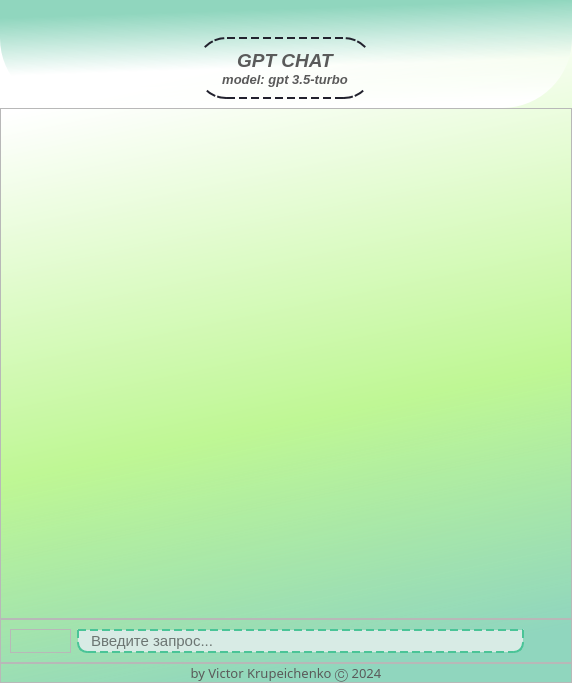
<?xml version="1.0" encoding="UTF-8"?>
<ui version="4.0">
 <class>MainWindow</class>
 <widget class="QMainWindow" name="MainWindow">
  <property name="geometry">
   <rect>
    <x>0</x>
    <y>0</y>
    <width>572</width>
    <height>683</height>
   </rect>
  </property>
  <property name="windowTitle">
   <string>GPT CHAT</string>
  </property>
  <property name="windowIcon">
   <iconset resource="gpt_qrc.qrc">
    <normaloff>:/icons/icons/my_ico.ico</normaloff>:/icons/icons/my_ico.ico</iconset>
  </property>
  <property name="styleSheet">
   <string notr="true">background: #aff57a;
background: linear-gradient(0deg,#aff57a 4%, #54d169 80%);
background: -webkit-linear-gradient(0deg,#aff57a 4%, #54d169 80%);
background: -moz-linear-gradient(0deg,#aff57a 4%, #54d169 80%);</string>
  </property>
  <widget class="QWidget" name="centralwidget">
   <property name="styleSheet">
    <string notr="true">color: #000</string>
   </property>
   <layout class="QVBoxLayout" name="verticalLayout">
    <property name="spacing">
     <number>0</number>
    </property>
    <property name="leftMargin">
     <number>0</number>
    </property>
    <property name="topMargin">
     <number>0</number>
    </property>
    <property name="rightMargin">
     <number>0</number>
    </property>
    <property name="bottomMargin">
     <number>0</number>
    </property>
    <item>
     <widget class="QWidget" name="widget" native="true">
      <property name="styleSheet">
       <string notr="true">background-color:qlineargradient(spread:pad, x1:0.506, y1:1, x2:0.352, y2:0.108, stop:0 rgba(144, 214, 190, 255), stop:0.414773 rgba(255, 255, 255, 50), stop:1 rgba(255, 255, 255, 255))</string>
      </property>
      <layout class="QVBoxLayout" name="verticalLayout_2">
       <property name="spacing">
        <number>0</number>
       </property>
       <property name="leftMargin">
        <number>0</number>
       </property>
       <property name="topMargin">
        <number>0</number>
       </property>
       <property name="rightMargin">
        <number>0</number>
       </property>
       <property name="bottomMargin">
        <number>0</number>
       </property>
       <item>
        <widget class="QFrame" name="header_frame">
         <property name="maximumSize">
          <size>
           <width>16777215</width>
           <height>112</height>
          </size>
         </property>
         <property name="styleSheet">
          <string notr="true">border-bottom-right-radius: 70px;
border-bottom-left-radius: 70px;
background-color: qlineargradient(spread:pad, x1:0.506, y1:1, x2:0.352, y2:0.108, stop:0 rgba(255, 255, 255, 255), stop:0.414773 rgba(255, 255, 255, 50), stop:1 rgba(144, 214, 190, 255));

</string>
         </property>
         <property name="frameShape">
          <enum>QFrame::StyledPanel</enum>
         </property>
         <property name="frameShadow">
          <enum>QFrame::Raised</enum>
         </property>
         <layout class="QVBoxLayout" name="verticalLayout_3">
          <property name="spacing">
           <number>0</number>
          </property>
          <property name="leftMargin">
           <number>0</number>
          </property>
          <property name="topMargin">
           <number>3</number>
          </property>
          <property name="rightMargin">
           <number>0</number>
          </property>
          <property name="bottomMargin">
           <number>0</number>
          </property>
          <item>
           <widget class="QFrame" name="frame_5">
            <property name="maximumSize">
             <size>
              <width>80</width>
              <height>26</height>
             </size>
            </property>
            <property name="layoutDirection">
             <enum>Qt::RightToLeft</enum>
            </property>
            <property name="styleSheet">
             <string notr="true">QFrame{background: none;}
QPushButton{
border-radius: 5px;
background-color: rgb(255, 255, 255);
padding: 5px;
}</string>
            </property>
            <property name="frameShape">
             <enum>QFrame::StyledPanel</enum>
            </property>
            <property name="frameShadow">
             <enum>QFrame::Raised</enum>
            </property>
            <layout class="QHBoxLayout" name="horizontalLayout">
             <property name="spacing">
              <number>15</number>
             </property>
             <property name="leftMargin">
              <number>0</number>
             </property>
             <property name="topMargin">
              <number>0</number>
             </property>
             <property name="rightMargin">
              <number>7</number>
             </property>
             <property name="bottomMargin">
              <number>0</number>
             </property>
             <item>
              <widget class="QPushButton" name="close_window_button">
               <property name="minimumSize">
                <size>
                 <width>25</width>
                 <height>25</height>
                </size>
               </property>
               <property name="maximumSize">
                <size>
                 <width>25</width>
                 <height>25</height>
                </size>
               </property>
               <property name="styleSheet">
                <string notr="true">background: none;
border-image: url(:/icons/icons/close.ico);</string>
               </property>
               <property name="text">
                <string/>
               </property>
               <property name="icon">
                <iconset resource="gpt_qrc.qrc">
                 <normaloff>:/icons/icons/close.ico</normaloff>:/icons/icons/close.ico</iconset>
               </property>
               <property name="iconSize">
                <size>
                 <width>25</width>
                 <height>25</height>
                </size>
               </property>
              </widget>
             </item>
             <item>
              <widget class="QPushButton" name="minimize_window_button">
               <property name="minimumSize">
                <size>
                 <width>25</width>
                 <height>25</height>
                </size>
               </property>
               <property name="maximumSize">
                <size>
                 <width>25</width>
                 <height>25</height>
                </size>
               </property>
               <property name="styleSheet">
                <string notr="true">background: none;
border-image: url(:/icons/icons/collapse.ico);</string>
               </property>
               <property name="text">
                <string/>
               </property>
               <property name="icon">
                <iconset resource="gpt_qrc.qrc">
                 <normaloff>:/icons/icons/collapse.ico</normaloff>:/icons/icons/collapse.ico</iconset>
               </property>
               <property name="iconSize">
                <size>
                 <width>25</width>
                 <height>25</height>
                </size>
               </property>
              </widget>
             </item>
            </layout>
           </widget>
          </item>
          <item>
           <widget class="QFrame" name="frame">
            <property name="minimumSize">
             <size>
              <width>0</width>
              <height>36</height>
             </size>
            </property>
            <property name="maximumSize">
             <size>
              <width>16777215</width>
              <height>87</height>
             </size>
            </property>
            <property name="styleSheet">
             <string notr="true">background: none;</string>
            </property>
            <property name="frameShape">
             <enum>QFrame::StyledPanel</enum>
            </property>
            <property name="frameShadow">
             <enum>QFrame::Raised</enum>
            </property>
            <layout class="QHBoxLayout" name="horizontalLayout_3">
             <item>
              <spacer name="horizontalSpacer">
               <property name="orientation">
                <enum>Qt::Horizontal</enum>
               </property>
               <property name="sizeHint" stdset="0">
                <size>
                 <width>358</width>
                 <height>20</height>
                </size>
               </property>
              </spacer>
             </item>
             <item>
              <widget class="QFrame" name="frame_6">
               <property name="minimumSize">
                <size>
                 <width>178</width>
                 <height>0</height>
                </size>
               </property>
               <property name="maximumSize">
                <size>
                 <width>52</width>
                 <height>16777215</height>
                </size>
               </property>
               <property name="styleSheet">
                <string notr="true">QFrame{
border-bottom-right-radius: 30px;
border-bottom-left-radius: 30px;
border-top-right-radius: 30px;
border-top-left-radius: 30px;
border-bottom: 2px  dashed #22222e;
border-top: 2px  dashed #22222e;
}</string>
               </property>
               <property name="frameShape">
                <enum>QFrame::StyledPanel</enum>
               </property>
               <property name="frameShadow">
                <enum>QFrame::Raised</enum>
               </property>
               <layout class="QVBoxLayout" name="verticalLayout_4">
                <property name="spacing">
                 <number>0</number>
                </property>
                <property name="leftMargin">
                 <number>0</number>
                </property>
                <property name="topMargin">
                 <number>10</number>
                </property>
                <property name="rightMargin">
                 <number>0</number>
                </property>
                <property name="bottomMargin">
                 <number>10</number>
                </property>
                <item alignment="Qt::AlignTop">
                 <widget class="QLabel" name="label_chat">
                  <property name="font">
                   <font>
                    <family>Arial</family>
                    <pointsize>14</pointsize>
                    <weight>75</weight>
                    <italic>true</italic>
                    <bold>true</bold>
                   </font>
                  </property>
                  <property name="styleSheet">
                   <string notr="true">color: #5a5a5a;
border: none;</string>
                  </property>
                  <property name="text">
                   <string>GPT CHAT</string>
                  </property>
                  <property name="alignment">
                   <set>Qt::AlignCenter</set>
                  </property>
                 </widget>
                </item>
                <item>
                 <widget class="QLabel" name="label_model">
                  <property name="font">
                   <font>
                    <family>Arial</family>
                    <pointsize>10</pointsize>
                    <weight>75</weight>
                    <italic>true</italic>
                    <bold>true</bold>
                   </font>
                  </property>
                  <property name="styleSheet">
                   <string notr="true">color: #5a5a5a;
border: none;</string>
                  </property>
                  <property name="text">
                   <string>model: gpt 3.5-turbo</string>
                  </property>
                  <property name="alignment">
                   <set>Qt::AlignCenter</set>
                  </property>
                 </widget>
                </item>
               </layout>
              </widget>
             </item>
             <item>
              <spacer name="horizontalSpacer_2">
               <property name="orientation">
                <enum>Qt::Horizontal</enum>
               </property>
               <property name="sizeHint" stdset="0">
                <size>
                 <width>359</width>
                 <height>20</height>
                </size>
               </property>
              </spacer>
             </item>
            </layout>
           </widget>
          </item>
         </layout>
        </widget>
       </item>
       <item>
        <widget class="QFrame" name="frame_2">
         <property name="styleSheet">
          <string notr="true">background:none;</string>
         </property>
         <property name="frameShape">
          <enum>QFrame::StyledPanel</enum>
         </property>
         <property name="frameShadow">
          <enum>QFrame::Raised</enum>
         </property>
         <layout class="QVBoxLayout" name="verticalLayout_5">
          <property name="spacing">
           <number>0</number>
          </property>
          <property name="leftMargin">
           <number>0</number>
          </property>
          <property name="topMargin">
           <number>0</number>
          </property>
          <property name="rightMargin">
           <number>0</number>
          </property>
          <property name="bottomMargin">
           <number>0</number>
          </property>
          <item>
           <widget class="QTextBrowser" name="label_2_output_text">
            <property name="font">
             <font>
              <family>Arial</family>
              <pointsize>10</pointsize>
             </font>
            </property>
            <property name="styleSheet">
             <string notr="true">QTextBrowser {
	border:none;
	color: #22222e;
	padding: 7px;
	background-color: rgba(255, 255, 255, 0);	
	
}</string>
            </property>
           </widget>
          </item>
         </layout>
        </widget>
       </item>
       <item>
        <widget class="QFrame" name="frame_3">
         <property name="maximumSize">
          <size>
           <width>16777215</width>
           <height>74</height>
          </size>
         </property>
         <property name="styleSheet">
          <string notr="true">background: none;
</string>
         </property>
         <property name="frameShape">
          <enum>QFrame::StyledPanel</enum>
         </property>
         <property name="frameShadow">
          <enum>QFrame::Raised</enum>
         </property>
         <layout class="QHBoxLayout" name="horizontalLayout_5">
          <item>
           <widget class="QFrame" name="frame_7">
            <property name="maximumSize">
             <size>
              <width>72</width>
              <height>45</height>
             </size>
            </property>
            <property name="styleSheet">
             <string notr="true"/>
            </property>
            <property name="frameShape">
             <enum>QFrame::StyledPanel</enum>
            </property>
            <property name="frameShadow">
             <enum>QFrame::Raised</enum>
            </property>
            <layout class="QHBoxLayout" name="horizontalLayout_4">
             <property name="spacing">
              <number>9</number>
             </property>
             <property name="leftMargin">
              <number>0</number>
             </property>
             <property name="topMargin">
              <number>0</number>
             </property>
             <property name="rightMargin">
              <number>0</number>
             </property>
             <property name="bottomMargin">
              <number>0</number>
             </property>
             <item>
              <widget class="QPushButton" name="speaker_button">
               <property name="maximumSize">
                <size>
                 <width>25</width>
                 <height>25</height>
                </size>
               </property>
               <property name="styleSheet">
                <string notr="true">border: none;
border-image: url(:/icons/icons/speaker.ico);</string>
               </property>
               <property name="text">
                <string/>
               </property>
               <property name="icon">
                <iconset resource="gpt_qrc.qrc">
                 <normaloff>:/icons/icons/speaker.ico</normaloff>:/icons/icons/speaker.ico</iconset>
               </property>
               <property name="iconSize">
                <size>
                 <width>25</width>
                 <height>25</height>
                </size>
               </property>
              </widget>
             </item>
             <item>
              <widget class="QPushButton" name="keyboard_button">
               <property name="maximumSize">
                <size>
                 <width>25</width>
                 <height>25</height>
                </size>
               </property>
               <property name="styleSheet">
                <string notr="true">border: none;
border-image: url(:/icons/icons/keyboard.ico);</string>
               </property>
               <property name="text">
                <string/>
               </property>
               <property name="icon">
                <iconset resource="gpt_qrc.qrc">
                 <normaloff>:/icons/icons/keyboard.ico</normaloff>:/icons/icons/keyboard.ico</iconset>
               </property>
               <property name="iconSize">
                <size>
                 <width>25</width>
                 <height>25</height>
                </size>
               </property>
              </widget>
             </item>
            </layout>
           </widget>
          </item>
          <item>
           <widget class="QLineEdit" name="lineEdit_question">
            <property name="maximumSize">
             <size>
              <width>16777215</width>
              <height>57</height>
             </size>
            </property>
            <property name="font">
             <font>
              <pointsize>11</pointsize>
             </font>
            </property>
            <property name="styleSheet">
             <string notr="true">QLineEdit {
    border: none;
    border-bottom: 1px solid transparent;	
	background:none;
	border-bottom-left-radius: 10px;
	border-bottom-right-radius: 10px;
	border: 2px dashed #4ac497;
	background-color: #d8ebe5;
	padding-left: 10px;
}
</string>
            </property>
            <property name="placeholderText">
             <string>Введите запрос...</string>
            </property>
           </widget>
          </item>
          <item>
           <widget class="QPushButton" name="question_button">
            <property name="styleSheet">
             <string notr="true">QPushButton {    
	border-image: url(:/icons/icons/play.ico);
	border: none;
}
QPushButton {
    cursor: pointing-hand;
}</string>
            </property>
            <property name="text">
             <string/>
            </property>
            <property name="icon">
             <iconset resource="gpt_qrc.qrc">
              <normaloff>:/icons/icons/play.ico</normaloff>:/icons/icons/play.ico</iconset>
            </property>
            <property name="iconSize">
             <size>
              <width>36</width>
              <height>36</height>
             </size>
            </property>
           </widget>
          </item>
         </layout>
        </widget>
       </item>
       <item>
        <widget class="QFrame" name="frame_4">
         <property name="maximumSize">
          <size>
           <width>16777215</width>
           <height>36</height>
          </size>
         </property>
         <property name="styleSheet">
          <string notr="true">background: none;</string>
         </property>
         <property name="frameShape">
          <enum>QFrame::StyledPanel</enum>
         </property>
         <property name="frameShadow">
          <enum>QFrame::Raised</enum>
         </property>
         <layout class="QHBoxLayout" name="horizontalLayout_2">
          <property name="spacing">
           <number>0</number>
          </property>
          <property name="leftMargin">
           <number>0</number>
          </property>
          <property name="topMargin">
           <number>0</number>
          </property>
          <property name="rightMargin">
           <number>0</number>
          </property>
          <property name="bottomMargin">
           <number>0</number>
          </property>
          <item>
           <widget class="QLabel" name="label_my_name">
            <property name="enabled">
             <bool>true</bool>
            </property>
            <property name="maximumSize">
             <size>
              <width>16777215</width>
              <height>16777215</height>
             </size>
            </property>
            <property name="font">
             <font>
              <family>Viner Hand ITC</family>
              <pointsize>10</pointsize>
             </font>
            </property>
            <property name="mouseTracking">
             <bool>false</bool>
            </property>
            <property name="contextMenuPolicy">
             <enum>Qt::DefaultContextMenu</enum>
            </property>
            <property name="whatsThis">
             <string/>
            </property>
            <property name="styleSheet">
             <string notr="true">color: #5a5a5a;</string>
            </property>
            <property name="text">
             <string notr="true">by Victor Krupeichenko Ⓒ 2024</string>
            </property>
            <property name="alignment">
             <set>Qt::AlignCenter</set>
            </property>
           </widget>
          </item>
         </layout>
        </widget>
       </item>
      </layout>
     </widget>
    </item>
   </layout>
  </widget>
 </widget>
 <resources>
  <include location="gpt_qrc.qrc"/>
 </resources>
 <connections/>
</ui>
